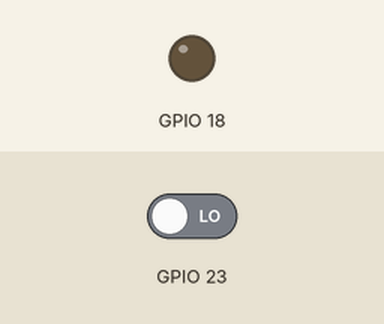
Recording of a program running on a simulated Raspberry Pi (BCM pin numbers). Parts: output pins drawn as LEDs (lit = HIGH). Inputs (shaded band) come from the test bench; at power-on: GPIO 23 LOW. What the program prints to the terminal is not drawn.

Above: at 1.2 s.
1.3 s: GPIO 23 driven HIGH
At 2.5 s:
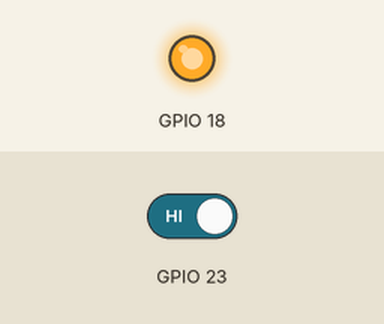
2.8 s: GPIO 23 driven LOW
At 3.6 s:
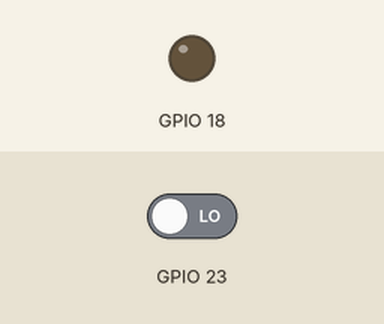
Timing chart, 0 to 5.8 s (numbered marks = the images above; inputs shaded):
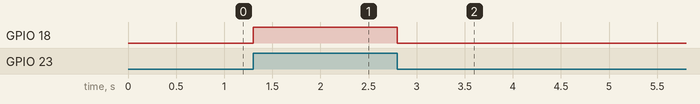

The program:

P9.ir_sensor.py
```python
import RPi.GPIO as GPIO
import time
GPIO.setmode(GPIO.BCM)
GPIO.setwarnings(False)
GPIO.setup(18,GPIO.OUT)
GPIO.setup(23,GPIO.IN)

while True:
    if GPIO.input(23)==1:
        GPIO.output(18,GPIO.HIGH)
        print("OBJECT DETECTED")
    else:
        GPIO.output(18,GPIO.LOW)
        print("OBJECT NOT DETECTED")
```

Measured:
- after the input at 1.3 s, GPIO 18: LOW → HIGH at once
- after the input at 2.8 s, GPIO 18: HIGH → LOW at once
